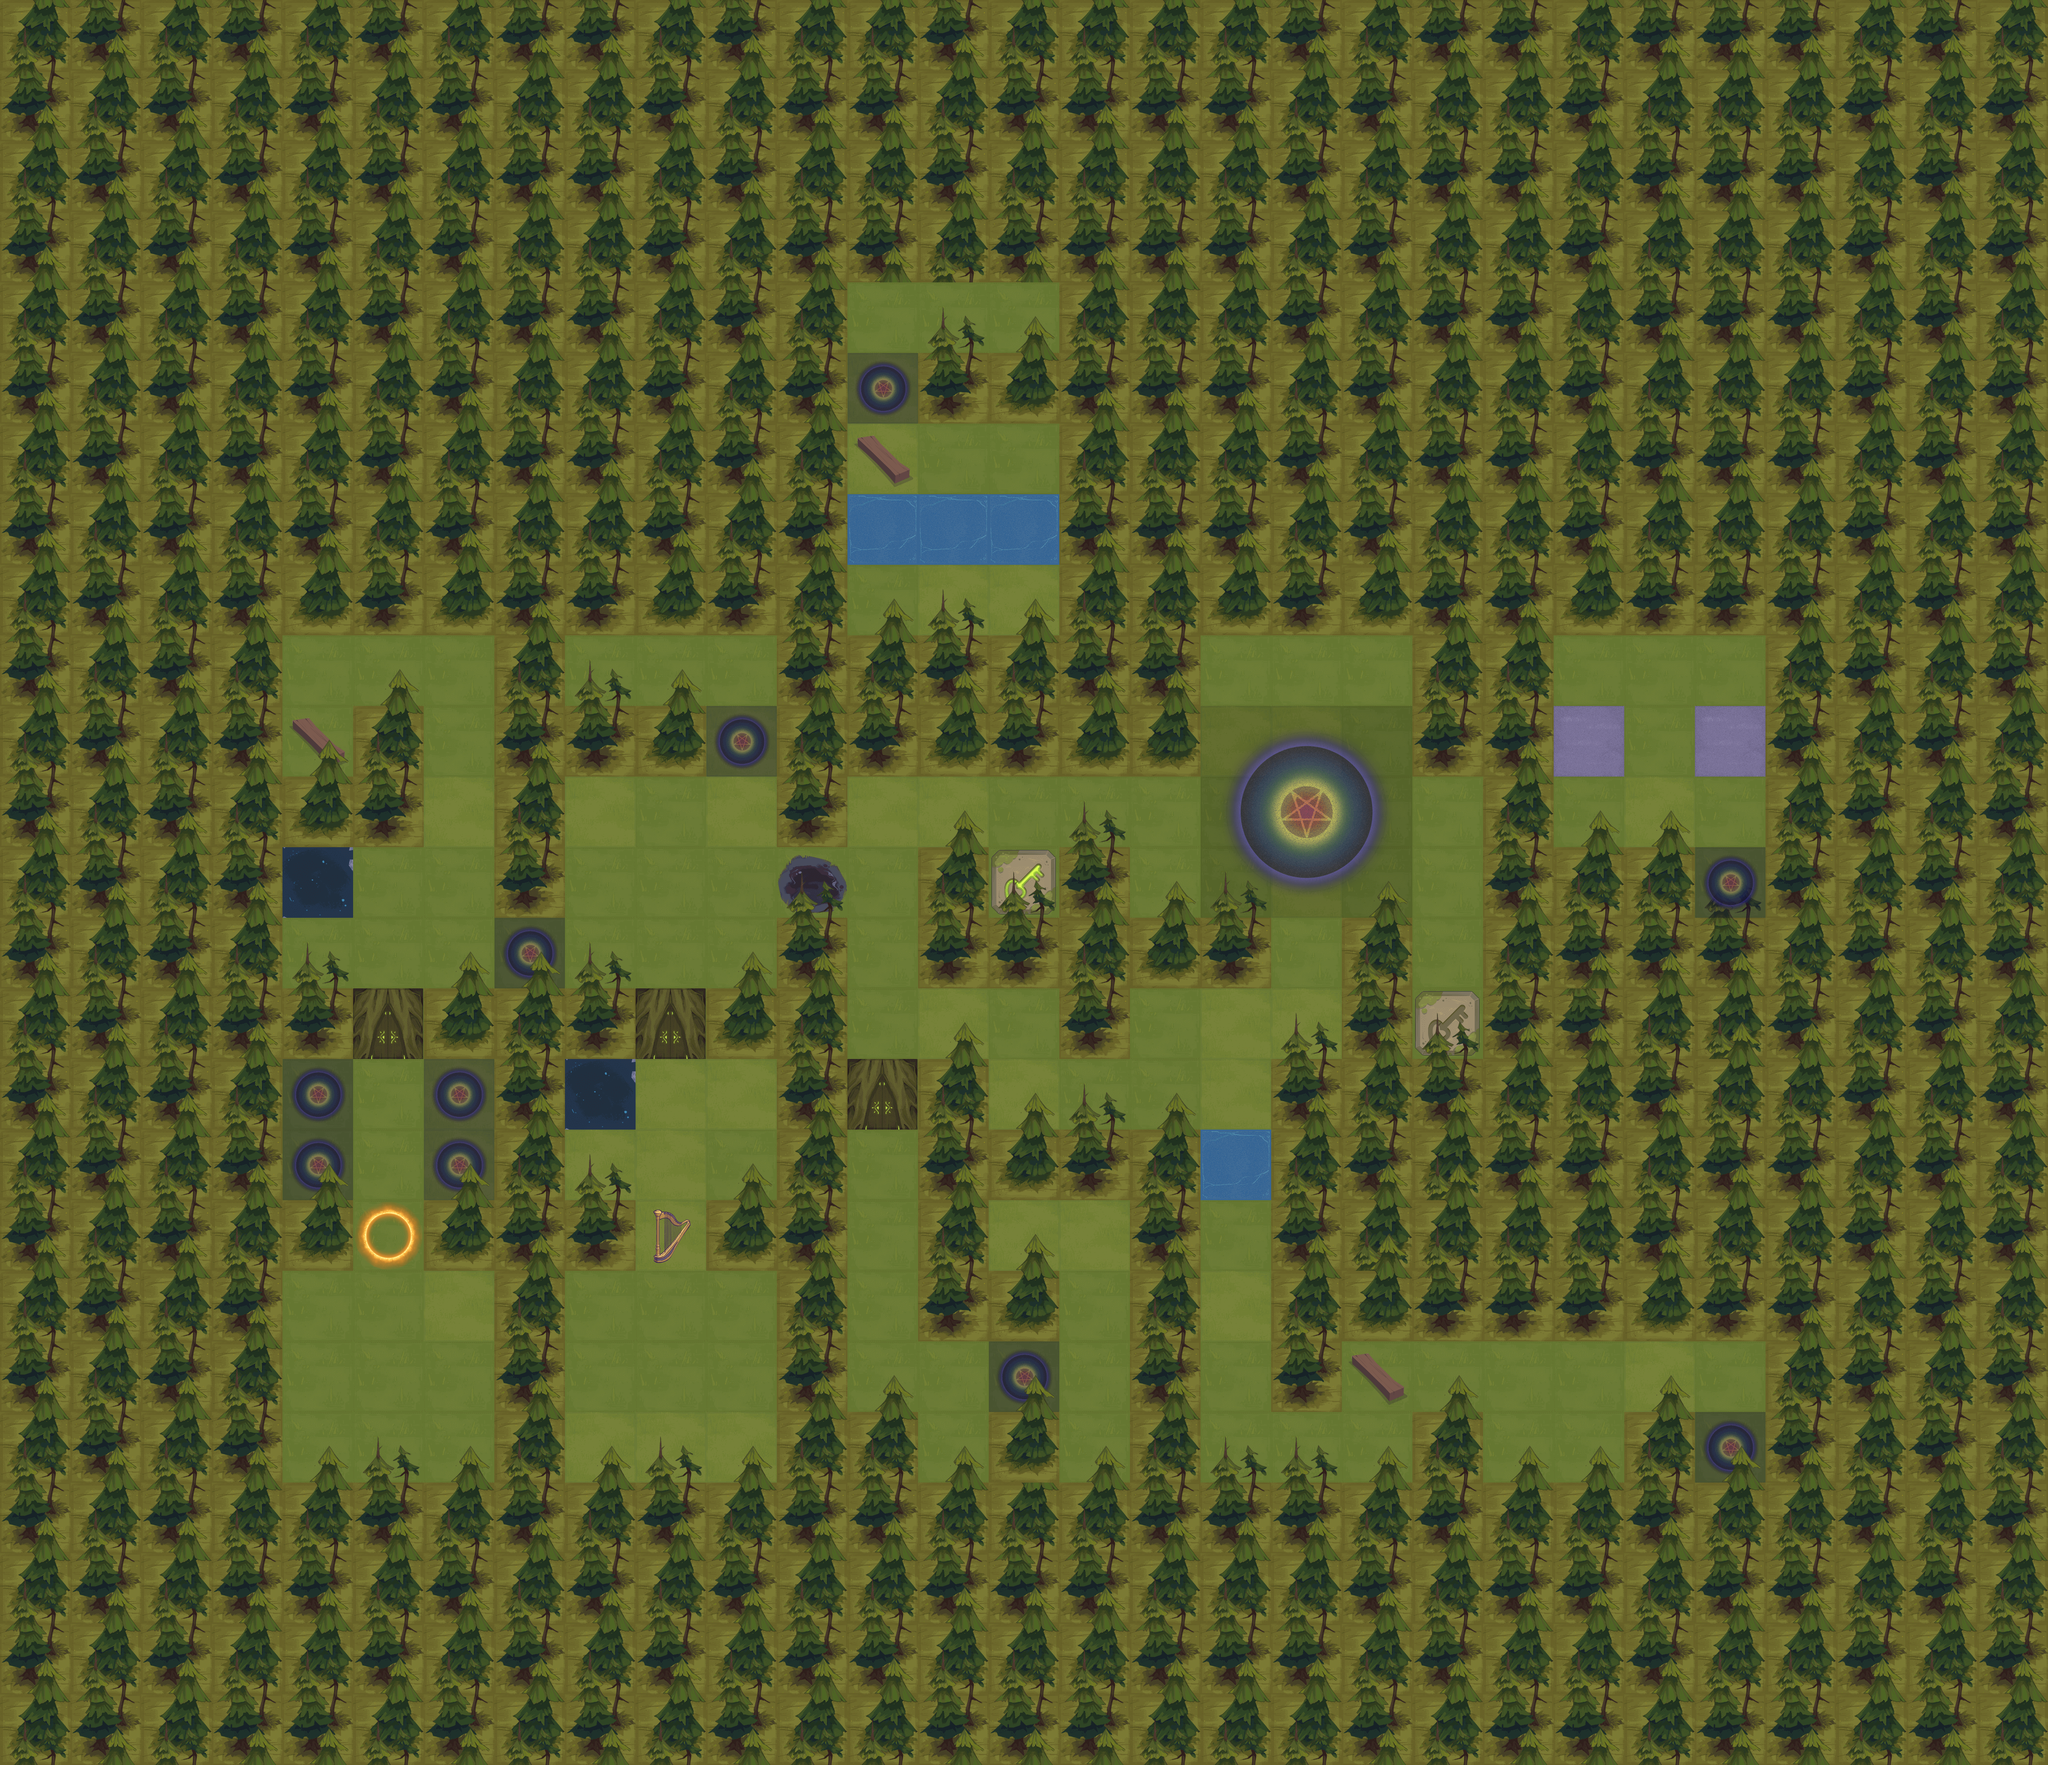

A 2D game scene composited from a Tiled map and its tileset images. What follows is a short description and the map's XML, with each tile layer's data collapsed to a summary:
An orthogonal 29x25 tile map with 144x144 px tiles, 8 tile layers (wall, lawn, goods, gate, ...), 5 tilesets and 35 objects.

<map version="1.0" tiledversion="2018.05.24" orientation="orthogonal" renderorder="left-down" width="29" height="25" tilewidth="144" tileheight="144" infinite="0" nextlayerid="12" nextobjectid="38">
 <tileset firstgid="1" name="wall_Ground" tilewidth="144" tileheight="144" tilecount="20" columns="4">
  <image source="../mapRes/wall_Ground.png" width="576" height="720" />
 </tileset>
 <tileset firstgid="21" name="wall_Ground" tilewidth="144" tileheight="144" tilecount="20" columns="4">
  <image source="../mapRes/wall_Ground.png" width="576" height="720" />
 </tileset>
 <tileset firstgid="41" name="goods" tilewidth="144" tileheight="144" tilecount="3" columns="3">
  <image source="../mapRes/goods.png" width="432" height="144" />
 </tileset>
 <tileset firstgid="44" name="monster" tilewidth="144" tileheight="144" tilecount="36" columns="6">
  <image source="../mapRes/monster.png" width="864" height="864" />
 </tileset>
 <tileset firstgid="80" name="trap_pool_gate" tilewidth="144" tileheight="144" tilecount="60" columns="12">
  <image source="../mapRes/trap_pool_gate.png" width="1728" height="720" />
 </tileset>
 <layer id="3" name="wall" width="29" height="25" locked="1">
  <data>[725 cells, 177 non-empty, 1 distinct tile ids]</data>
 </layer>
 <layer id="8" name="lawn" width="29" height="25" locked="1">
  <data>[725 cells, 279 non-empty, 4 distinct tile ids]</data>
 </layer>
 <layer id="5" name="goods" width="29" height="25" locked="1">
  <data>[725 cells, 5 non-empty, 3 distinct tile ids]</data>
 </layer>
 <layer id="7" name="gate" width="29" height="25" locked="1">
  <data>[725 cells, 5 non-empty, 3 distinct tile ids]</data>
 </layer>
 <layer id="11" name="hideWay" width="29" height="25" locked="1">
  <data>[725 cells, 26 non-empty, 5 distinct tile ids]</data>
 </layer>
 <layer id="6" name="monster" width="29" height="25" locked="1">
  <data>[725 cells, 19 non-empty, 10 distinct tile ids]</data>
 </layer>
 <layer id="10" name="trap" width="29" height="25">
  <data>[725 cells, 3 non-empty, 2 distinct tile ids]</data>
 </layer>
 <layer id="4" name="sence" width="29" height="25" locked="1">
  <data>[725 cells, 616 non-empty, 6 distinct tile ids]</data>
 </layer>
 <objectgroup id="9" name="object">
  <object id="1" x="720" y="2880" width="144" height="144">
   <properties>
    <property name="id" value="102" />
   </properties>
  </object>
  <object id="2" x="1296" y="2880" width="144" height="144">
   <properties>
    <property name="id" value="103" />
   </properties>
  </object>
  <object id="3" x="3312" y="1440" width="144" height="144">
   <properties>
    <property name="id" value="101" />
   </properties>
  </object>
  <object id="4" x="3168" y="1440" width="144" height="144">
   <properties>
    <property name="id" value="104" />
   </properties>
  </object>
  <object id="5" x="3456" y="1440" width="144" height="144">
   <properties>
    <property name="id" value="104" />
   </properties>
  </object>
  <object id="6" x="1584" y="1728" width="144" height="144">
   <properties>
    <property name="id" value="201" />
    <property name="type" value="1" />
   </properties>
  </object>
  <object id="8" x="576" y="2160" width="144" height="144">
   <properties>
    <property name="id" value="301" />
   </properties>
  </object>
  <object id="9" x="576" y="2304" width="144" height="144">
   <properties>
    <property name="id" value="301" />
    <property name="type" value="1" />
   </properties>
  </object>
  <object id="10" x="864" y="2160" width="144" height="144">
   <properties>
    <property name="id" value="301" />
    <property name="type" value="1" />
   </properties>
  </object>
  <object id="11" x="864" y="2304" width="144" height="144">
   <properties>
    <property name="id" value="301" />
    <property name="type" value="1" />
   </properties>
  </object>
  <object id="12" x="1008" y="1872" width="144" height="144">
   <properties>
    <property name="id" value="301" />
    <property name="type" value="1" />
   </properties>
  </object>
  <object id="13" x="1440" y="1440" width="144" height="144">
   <properties>
    <property name="id" value="301" />
    <property name="type" value="1" />
   </properties>
  </object>
  <object id="14" x="1728" y="720" width="144" height="144">
   <properties>
    <property name="id" value="301" />
    <property name="type" value="1" />
   </properties>
  </object>
  <object id="15" x="1728" y="2160" width="144" height="144">
   <properties>
    <property name="id" value="404" />
    <property name="type" value="1" />
   </properties>
  </object>
  <object id="16" x="2592" y="1584" width="144" height="144">
   <properties>
    <property name="id" type="int" value="302" />
    <property name="isGod" type="int" value="0" />
    <property name="isSkill" type="int" value="3" />
    <property name="type" type="int" value="1" />
   </properties>
  </object>
  <object id="17" x="2016" y="2736" width="144" height="144">
   <properties>
    <property name="id" value="301" />
    <property name="type" value="1" />
   </properties>
  </object>
  <object id="18" x="3456" y="1728" width="144" height="144">
   <properties>
    <property name="id" value="301" />
    <property name="type" value="1" />
   </properties>
  </object>
  <object id="19" x="3456" y="2880" width="144" height="144">
   <properties>
    <property name="id" value="301" />
    <property name="type" value="1" />
   </properties>
  </object>
  <object id="20" x="720" y="2448" width="144" height="144">
   <properties>
    <property name="id" value="402" />
   </properties>
  </object>
  <object id="21" x="1296" y="2448" width="144" height="144">
   <properties>
    <property name="id" value="403" />
   </properties>
  </object>
  <object id="22" x="576" y="1440" width="144" height="144">
   <properties>
    <property name="id" value="401" />
   </properties>
  </object>
  <object id="23" x="1728" y="864" width="144" height="144">
   <properties>
    <property name="id" value="401" />
   </properties>
  </object>
  <object id="24" x="2736" y="2736" width="144" height="144">
   <properties>
    <property name="id" value="401" />
   </properties>
  </object>
  <object id="25" x="2016" y="1728" width="144" height="144">
   <properties>
    <property name="door" value="12-15" />
    <property name="id" value="405" />
    <property name="type" value="1" />
   </properties>
  </object>
  <object id="26" x="2880" y="2016" width="144" height="144">
   <properties>
    <property name="door" value="12-15" />
    <property name="id" value="406" />
    <property name="type" value="1" />
   </properties>
  </object>
  <object id="27" x="2016" y="2448" width="144" height="144">
   <properties>
    <property name="id" value="411" />
   </properties>
  </object>
  <object id="28" x="1152" y="1296" width="144" height="144">
   <properties>
    <property name="id" value="412" />
   </properties>
  </object>
  <object id="30" x="720" y="2016" width="144" height="144">
   <properties>
    <property name="id" value="415" />
   </properties>
  </object>
  <object id="31" x="1152" y="2160" width="144" height="144">
   <properties>
    <property name="door" value="5-14" />
    <property name="id" value="416" />
    <property name="type" value="1" />
   </properties>
  </object>
  <object id="32" x="1296" y="2016" width="144" height="144">
   <properties>
    <property name="id" value="415" />
   </properties>
  </object>
  <object id="33" x="576" y="1728" width="144" height="144">
   <properties>
    <property name="door" value="9-14" />
    <property name="id" value="416" />
    <property name="type" value="1" />
   </properties>
  </object>
  <object id="34" x="1728" y="1008" width="144" height="144">
   <properties>
    <property name="id" value="204" />
   </properties>
  </object>
  </objectgroup>
</map>
<!-- 3 of 35 objects omitted -->
